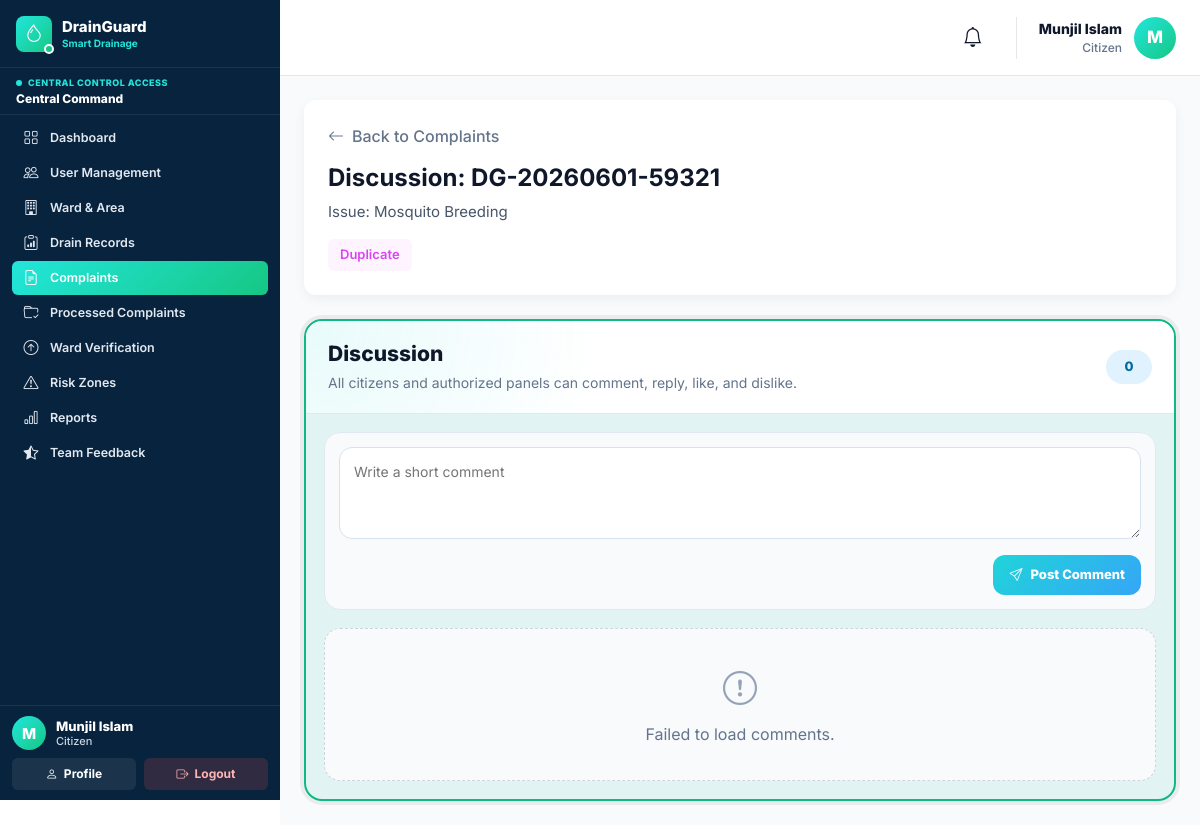
The app's page /pages/central/discussion.php?id=30 (signed in) with its own data.
### tables this page shows
CREATE TABLE `users` (
  `user_id` int(11) NOT NULL,
  `user_name` varchar(100) NOT NULL,
  `user_mail` varchar(150) NOT NULL,
  `user_password` varchar(255) NOT NULL,
  `user_role` enum('citizen','central_officer','ward_officer','inspector','team_leader','assistant_team_leader') NOT NULL,
  `user_status` enum('active','inactive','suspended','banned') NOT NULL DEFAULT 'active',
  `login_access` tinyint(1) NOT NULL DEFAULT 1,
  `last_active` datetime DEFAULT NULL,
  `reset_token` varchar(255) DEFAULT NULL,
  `reset_time` datetime DEFAULT NULL
);

CREATE TABLE `complaints` (
  `complaint_id` int(11) NOT NULL,
  `complaint_code` varchar(50) NOT NULL,
  `user_id` int(11) NOT NULL,
  `loc_id` int(11) NOT NULL,
  `drain_id` int(11) DEFAULT NULL,
  `issue_id` int(11) DEFAULT NULL,
  `affected_area_id` int(11) DEFAULT NULL,
  `address_description` text NOT NULL,
  `problem_description` text NOT NULL,
  `complaint_status` enum('submitted','received','pending_verification','verified_by_ward','rejected_by_central','rejected_by_ward','duplicate','team_assigned','in_progress','solved_by_team','inspector_verification','closed','reopened','disputed','final_rejected') NOT NULL DEFAULT 'submitted',
  `work_started_at` datetime DEFAULT NULL,
  `parent_complaint_id` int(11) DEFAULT NULL,
  `is_repeat_complaint` tinyint(1) DEFAULT 0,
  `submitted_at` timestamp NOT NULL DEFAULT current_timestamp(),
  `updated_at` timestamp NOT NULL DEFAULT current_timestamp() ON UPDATE current_timestamp(),
  `closed_at` datetime DEFAULT NULL
);

CREATE TABLE `issues` (
  `issue_id` int(11) NOT NULL,
  `issue_name` varchar(150) NOT NULL,
  `priority` enum('High','Medium','Low') NOT NULL DEFAULT 'Low'
);

### pages/central/discussion.php (the view, shortened to what this page needs)
<?php
$activePage = "complaints";
require_once "../../commentSystem/discussion_logic.php";
$complaintId = (int)($_GET["id"] ?? 0);
$infoSql = "SELECT c.complaint_code, c.complaint_status, i.issue_name
            FROM complaints c LEFT JOIN issues i ON c.issue_id = i.issue_id
            WHERE c.complaint_id = ? LIMIT 1";
$infoStmt = mysqli_prepare($conn, $infoSql);
$complaintData = null;
if ($infoStmt) {
    mysqli_stmt_bind_param($infoStmt, "i", $complaintId);
    mysqli_stmt_execute($infoStmt);
    $infoRes = mysqli_stmt_get_result($infoStmt);
    $complaintData = mysqli_fetch_assoc($infoRes);
}
?>
<!DOCTYPE html>
<html lang="en">
<head>
    <link href="https://cdn.jsdelivr.net/npm/bootstrap@5.3.3/dist/css/bootstrap.min.css" rel="stylesheet">
    <link href="https://cdn.jsdelivr.net/npm/bootstrap-icons@1.11.3/font/bootstrap-icons.css" rel="stylesheet">
    <link rel="stylesheet" href="../../css/global/global.css">
    <link rel="stylesheet" href="../../css/central/sidebar.css">
    <link rel="stylesheet" href="../../css/central/topbar.css">
    <link rel="stylesheet" href="../../css/central/discussion.css">
    <link rel="stylesheet" href="../../css/commentSystem/commentSystem.css">
    <link rel="stylesheet" href="../../css/global/confirm-modal.css">
</head>
<body class="central">
<?php include "../../includes/central/sidebar.php"; ?>
<main class="dg-central-main">
    <?php include "../../includes/central/topbar.php"; ?>
    <section class="central-discussion-page">
        <div class="cd-header">
            <a href="complaints.php" class="cd-back-btn">
                <i class="bi bi-arrow-left"></i> Back to Complaints
            </a>
            <h1>Discussion: <?= htmlspecialchars($complaintData['complaint_code']); ?></h1>
            <p>Issue: <?= htmlspecialchars($complaintData['issue_name'] ?? 'Unknown Issue'); ?></p>
            <span class="cd-status-badge <?= htmlspecialchars($complaintData['complaint_status']); ?>">
                <?= ucwords(str_replace('_', ' ', $complaintData['complaint_status'])); ?>
            </span>
        </div>
            <div
                class="dg-comment-system"
                id="centralDiscussionContainer"
                data-complaint-id="<?= $complaintId; ?>"
                data-comment-system="true"
                data-base-path="../../"
            >
                <div class="dg-comment-header">
                    <div>
                        <h2>Discussion</h2>
                        <p>All citizens and authorized panels can comment, reply, like, and dislike.</p>
                    </div>
                    <span class="dg-comment-count" data-comment-count>0</span>
                </div>
                <div class="dg-comment-body">
                    <form class="dg-comment-form" data-comment-form>
                        <textarea
                            name="comment_text"
                            data-comment-text
                            placeholder="Write a short comment"
                            maxlength="1000"
                            required
                        ></textarea>
                        <div class="dg-comment-actions">
                            <button type="submit" class="dg-comment-submit">
                                <i class="bi bi-send"></i>
                                Post Comment
                            </button>
                        </div>
                    </form>
                    <div class="dg-comment-list" data-comment-list>
                    </div>
                </div>
            </div>
    </section>
</main>
</body>
</html>

### includes/central/sidebar.php (shortened to what this page needs)
<?php
$activePage = $activePage ?? "";
$baseUrl = "/DrainGuard/pages/central";
function centralSidebarSafeText($value)
{
    return htmlspecialchars((string)($value ?? ""), ENT_QUOTES, "UTF-8");
}
function centralSidebarRoleLabel($role)
{
    $roleLabels = [
        "central_officer" => "Central Command",
        "ward_officer" => "Ward Officer",
        "inspector" => "Inspector",
        "citizen" => "Citizen",
        "team_leader" => "Team Leader",
        "assistant_team_leader" => "Assistant Team Leader"
    ];
    return $roleLabels[$role] ?? ucwords(str_replace("_", " ", (string)$role));
}
$userName = $_SESSION["user_name"] ?? "Central User";
$userRole = $_SESSION["user_role"] ?? "central_officer";
$userRoleLabel = $_SESSION["user_role_label"] ?? centralSidebarRoleLabel($userRole);
$sidebarProfilePicture = "";
$loggedUserId = isset($_SESSION["user_id"]) ? (int)$_SESSION["user_id"] : 0;
if ($loggedUserId > 0) {
    $userSql = "
        SELECT
            u.user_id,
            u.user_name,
            u.user_mail,
            u.user_role,
            co.full_name,
            co.designation,
            co.profile_picture
        FROM users u
        LEFT JOIN central_officers co
            ON u.user_id = co.user_id
        WHERE u.user_id = ?
        LIMIT 1
    ";
    $userStmt = mysqli_prepare($conn, $userSql);
    if ($userStmt) {
        mysqli_stmt_bind_param($userStmt, "i", $loggedUserId);
        mysqli_stmt_execute($userStmt);
        $userResult = mysqli_stmt_get_result($userStmt);
        $userData = $userResult ? mysqli_fetch_assoc($userResult) : null;
        if ($userData) {
            $userName = !empty($userData["full_name"]) ? $userData["full_name"] : $userData["user_name"];
            $userRole = $userData["user_role"];
            $userRoleLabel = !empty($userData["designation"])
                ? $userData["designation"]
                : centralSidebarRoleLabel($userRole);
        }
    }
}
$sidebarInitial = strtoupper(substr($userName, 0, 1));
?>
<aside class="dg-central-sidebar" id="centralSidebar">
    <div class="dg-central-sidebar-brand">
        <div class="dg-central-brand-icon">
            <i class="bi bi-droplet"></i>
        </div>
        <div class="dg-central-brand-text">
            <h2>DrainGuard</h2>
            <p>Smart Drainage</p>
        </div>
    </div>
    <div class="dg-central-sidebar-role">
        <div class="dg-central-role-label">
            <span></span>
            <small>Central Control Access</small>
        </div>
        <strong>Central Command</strong>
    </div>
    <nav class="dg-central-menu">
        <a href="<?php echo $baseUrl; ?>/dashboard.php" class="dg-central-menu-link <?php echo ($activePage === 'dashboard') ? 'active' : ''; ?>">
            <i class="bi bi-grid"></i>
            <span>Dashboard</span>
        </a>
        <a href="<?php echo $baseUrl; ?>/user-management.php" class="dg-central-menu-link <?php echo ($activePage === 'user-management') ? 'active' : ''; ?>">
            <i class="bi bi-people"></i>
            <span>User Management</span>
        </a>
        <a href="<?php echo $baseUrl; ?>/ward-area.php" class="dg-central-menu-link <?php echo ($activePage === 'ward-area') ? 'active' : ''; ?>">
            <i class="bi bi-building"></i>
            <span>Ward & Area</span>
        </a>
        <a href="<?php echo $baseUrl; ?>/drain-records.php" class="dg-central-menu-link <?php echo ($activePage === 'drain-records') ? 'active' : ''; ?>">
            <i class="bi bi-clipboard-data"></i>
            <span>Drain Records</span>
        </a>
        <a href="<?php echo $baseUrl; ?>/complaints.php" class="dg-central-menu-link <?php echo ($activePage === 'complaints') ? 'active' : ''; ?>">
            <i class="bi bi-file-earmark-text"></i>
            <span>Complaints</span>
        </a>
        <a href="<?php echo $baseUrl; ?>/processed-complaints.php" class="dg-central-menu-link <?php echo ($activePage === 'processed-complaints') ? 'active' : ''; ?>">
            <i class="bi bi-folder-check"></i>
            <span>Processed Complaints</span>
        </a>
        <a href="<?php echo $baseUrl; ?>/routing-assignment.php" class="dg-central-menu-link <?php echo ($activePage === 'routing-assignment') ? 'active' : ''; ?>">
            <i class="bi bi-arrow-up-circle"></i>
            <span>Ward Verification</span>
        </a>
        <a href="<?php echo $baseUrl; ?>/high-risk-zones.php" class="dg-central-menu-link <?php echo ($activePage === 'high-risk-zones') ? 'active' : ''; ?>">
            <i class="bi bi-exclamation-triangle"></i>
            <span>Risk Zones</span>
        </a>
        <a href="<?php echo $baseUrl; ?>/reports.php" class="dg-central-menu-link <?php echo ($activePage === 'reports') ? 'active' : ''; ?>">
            <i class="bi bi-bar-chart"></i>
            <span>Reports</span>
        </a>
        <a href="<?php echo $baseUrl; ?>/team-feedback.php" class="dg-central-menu-link <?php echo ($activePage === 'team-feedback') ? 'active' : ''; ?>">
            <i class="bi bi-star-half"></i>
            <span>Team Feedback</span>
        </a>
    </nav>
    <div class="dg-central-sidebar-user">
        <div class="dg-central-user-row">
            <div class="dg-central-user-avatar" id="dgCentralUserAvatar">
                <?php if ($sidebarProfilePicture !== ""): ?>
                    <img
                        src="<?php echo centralSidebarSafeText($sidebarProfilePicture); ?>"
                        alt="Profile Picture"
                        class="dg-central-user-avatar-img"
                    >
                <?php else: ?>
                    <span class="dg-central-user-avatar-initial">
                        <?php echo centralSidebarSafeText($sidebarInitial); ?>
                    </span>
                <?php endif; ?>
            </div>
            <div class="dg-central-user-info">
                <h4><?php echo centralSidebarSafeText($userName); ?></h4>
                <p><?php echo centralSidebarSafeText($userRoleLabel); ?></p>
            </div>
        </div>
        <div class="dg-central-user-actions">
            <a href="<?php echo $baseUrl; ?>/profile.php" class="dg-central-profile-btn">
                <i class="bi bi-person"></i>
                <span>Profile</span>
            </a>
            <a href="/DrainGuard/auth/logout.php" class="dg-central-logout-btn">
                <i class="bi bi-box-arrow-right"></i>
                <span>Logout</span>
            </a>
        </div>
    </div>
</aside>

### includes/central/topbar.php (shortened to what this page needs)
<?php
function centralTopbarSafeText($value)
{
    return htmlspecialchars((string)($value ?? ""), ENT_QUOTES, "UTF-8");
}
function centralTopbarRoleLabel($role)
{
    $roleLabels = [
        "central_officer" => "Central Command",
        "ward_officer" => "Ward Officer",
        "inspector" => "Inspector",
        "citizen" => "Citizen",
        "team_leader" => "Team Leader",
        "assistant_team_leader" => "Assistant Team Leader"
    ];
    return $roleLabels[$role] ?? ucwords(str_replace("_", " ", (string)$role));
}
$topbarUserName = $_SESSION["user_name"] ?? "Central User";
$topbarUserRole = $_SESSION["user_role"] ?? "central_officer";
$topbarUserRoleLabel = $_SESSION["user_role_label"] ?? centralTopbarRoleLabel($topbarUserRole);
$topbarProfilePicture = "";
$loggedUserId = isset($_SESSION["user_id"]) ? (int)$_SESSION["user_id"] : 0;
if ($loggedUserId > 0) {
    $userSql = "
        SELECT
            u.user_id,
            u.user_name,
            u.user_mail,
            u.user_role,
            co.full_name,
            co.designation,
            co.profile_picture
        FROM users u
        LEFT JOIN central_officers co
            ON u.user_id = co.user_id
        WHERE u.user_id = ?
        LIMIT 1
    ";
    $userStmt = mysqli_prepare($conn, $userSql);
    if ($userStmt) {
        mysqli_stmt_bind_param($userStmt, "i", $loggedUserId);
        mysqli_stmt_execute($userStmt);
        $userResult = mysqli_stmt_get_result($userStmt);
        $userData = $userResult ? mysqli_fetch_assoc($userResult) : null;
        if ($userData) {
            $topbarUserName = !empty($userData["full_name"]) ? $userData["full_name"] : $userData["user_name"];
            $topbarUserRole = $userData["user_role"];
            $topbarUserRoleLabel = !empty($userData["designation"])
                ? $userData["designation"]
                : centralTopbarRoleLabel($topbarUserRole);
        }
    }
}
$topbarInitial = strtoupper(substr($topbarUserName, 0, 1));
?>
<header class="central-topbar">
    <div class="central-topbar-right">
        <details class="topbar-notification">
            <summary class="notification-btn" aria-label="Notifications">
                <i class="bi bi-bell"></i>
            </summary>
        </details>
        <div class="central-topbar-user">
            <div class="central-topbar-user-info">
                <h4><?php echo centralTopbarSafeText($topbarUserName); ?></h4>
                <p><?php echo centralTopbarSafeText($topbarUserRoleLabel); ?></p>
            </div>
            <div class="central-topbar-avatar" id="centralTopbarAvatar">
                <?php if ($topbarProfilePicture !== ""): ?>
                    <img
                        src="<?php echo centralTopbarSafeText($topbarProfilePicture); ?>"
                        alt="Profile Picture"
                        class="central-topbar-avatar-img"
                    >
                <?php else: ?>
                    <span class="central-topbar-avatar-initial">
                        <?php echo centralTopbarSafeText($topbarInitial); ?>
                    </span>
                <?php endif; ?>
            </div>
        </div>
    </div>
</header>
<link rel='stylesheet' href='/DrainGuard/css/global/notification-target.css'>
<link rel='stylesheet' href='/DrainGuard/css/global/confirm-modal.css'>

### records on screen
users: user_name "Munjil Islam"
complaints: complaint_code "DG-20260601-59321", issue.issue_name "Mosquito Breeding", complaint_status "Duplicate"

### other values on screen
centralSidebarSafeText($sidebarInitial) "M"
centralSidebarSafeText($userRoleLabel) "Citizen"
centralTopbarSafeText($topbarUserRoleLabel) "Citizen"
centralTopbarSafeText($topbarInitial) "M"
